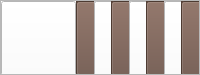
      <widget class="QFrame" name="w0">
       <property name="minimumSize">
        <size>
         <width>0</width>
         <height>75</height>
        </size>
       </property>
       <property name="maximumSize">
        <size>
         <width>16777215</width>
         <height>75</height>
        </size>
       </property>
       <property name="styleSheet">
        <string notr="true">border-width:0px;</string>
       </property>
       <property name="frameShape">
        <enum>QFrame::StyledPanel</enum>
       </property>
       <property name="frameShadow">
        <enum>QFrame::Raised</enum>
       </property>
       <layout class="QHBoxLayout" name="horizontalLayout_25">
        <property name="spacing">
         <number>0</number>
        </property>
        <property name="leftMargin">
         <number>0</number>
        </property>
        <property name="topMargin">
         <number>0</number>
        </property>
        <property name="rightMargin">
         <number>0</number>
        </property>
        <property name="bottomMargin">
         <number>0</number>
        </property>
        <item>
         <widget class="QFrame" name="f00">
          <property name="styleSheet">
           <string notr="true">background-color: rgb(255, 255, 255);</string>
          </property>
          <layout class="QVBoxLayout" name="verticalLayout_2">
           <property name="spacing">
            <number>0</number>
           </property>
           <property name="leftMargin">
            <number>0</number>
           </property>
           <property name="topMargin">
            <number>0</number>
           </property>
           <property name="rightMargin">
            <number>0</number>
           </property>
           <property name="bottomMargin">
            <number>0</number>
           </property>
           <item alignment="Qt::AlignHCenter|Qt::AlignVCenter">
            <widget class="QPushButton" name="p00">
             <property name="minimumSize">
              <size>
               <width>75</width>
               <height>75</height>
              </size>
             </property>
             <property name="contextMenuPolicy">
              <enum>Qt::NoContextMenu</enum>
             </property>
             <property name="text">
              <string/>
             </property>
             <property name="checkable">
              <bool>false</bool>
             </property>
             <property name="autoExclusive">
              <bool>true</bool>
             </property>
            </widget>
           </item>
          </layout>
         </widget>
        </item>
        <item>
         <widget class="QFrame" name="f01">
          <property name="styleSheet">
           <string notr="true">
background-color: rgb(108, 82, 70);</string>
          </property>
          <property name="frameShape">
           <enum>QFrame::StyledPanel</enum>
          </property>
          <property name="frameShadow">
           <enum>QFrame::Raised</enum>
          </property>
          <widget class="QPushButton" name="p01">
           <property name="geometry">
            <rect>
             <x>0</x>
             <y>0</y>
             <width>75</width>
             <height>75</height>
            </rect>
           </property>
           <property name="minimumSize">
            <size>
             <width>75</width>
             <height>75</height>
            </size>
           </property>
           <property name="contextMenuPolicy">
            <enum>Qt::NoContextMenu</enum>
           </property>
           <property name="text">
            <string/>
           </property>
           <property name="checkable">
            <bool>false</bool>
           </property>
           <property name="autoExclusive">
            <bool>true</bool>
           </property>
          </widget>
         </widget>
        </item>
        <item>
         <widget class="QFrame" name="f02">
          <property name="styleSheet">
           <string notr="true">background-color: rgb(255, 255, 255);</string>
          </property>
          <property name="frameShape">
           <enum>QFrame::StyledPanel</enum>
          </property>
          <property name="frameShadow">
           <enum>QFrame::Raised</enum>
          </property>
          <widget class="QPushButton" name="p02">
           <property name="geometry">
            <rect>
             <x>0</x>
             <y>0</y>
             <width>75</width>
             <height>75</height>
            </rect>
           </property>
           <property name="minimumSize">
            <size>
             <width>75</width>
             <height>75</height>
            </size>
           </property>
           <property name="contextMenuPolicy">
            <enum>Qt::NoContextMenu</enum>
           </property>
           <property name="text">
            <string/>
           </property>
           <property name="checkable">
            <bool>false</bool>
           </property>
           <property name="autoExclusive">
            <bool>true</bool>
           </property>
          </widget>
         </widget>
        </item>
        <item>
         <widget class="QFrame" name="f03">
          <property name="styleSheet">
           <string notr="true">
background-color: rgb(108, 82, 70);</string>
          </property>
          <property name="frameShape">
           <enum>QFrame::StyledPanel</enum>
          </property>
          <property name="frameShadow">
           <enum>QFrame::Raised</enum>
          </property>
          <widget class="QPushButton" name="p03">
           <property name="geometry">
            <rect>
             <x>0</x>
             <y>0</y>
             <width>75</width>
             <height>75</height>
            </rect>
           </property>
           <property name="minimumSize">
            <size>
             <width>75</width>
             <height>75</height>
            </size>
           </property>
           <property name="contextMenuPolicy">
            <enum>Qt::NoContextMenu</enum>
           </property>
           <property name="text">
            <string/>
           </property>
           <property name="checkable">
            <bool>false</bool>
           </property>
           <property name="autoExclusive">
            <bool>true</bool>
           </property>
          </widget>
         </widget>
        </item>
        <item>
         <widget class="QFrame" name="f04">
          <property name="styleSheet">
           <string notr="true">background-color: rgb(255, 255, 255);</string>
          </property>
          <property name="frameShape">
           <enum>QFrame::StyledPanel</enum>
          </property>
          <property name="frameShadow">
           <enum>QFrame::Raised</enum>
          </property>
          <widget class="QPushButton" name="p04">
           <property name="geometry">
            <rect>
             <x>0</x>
             <y>0</y>
             <width>75</width>
             <height>75</height>
            </rect>
           </property>
           <property name="minimumSize">
            <size>
             <width>75</width>
             <height>75</height>
            </size>
           </property>
           <property name="contextMenuPolicy">
            <enum>Qt::NoContextMenu</enum>
           </property>
           <property name="text">
            <string/>
           </property>
           <property name="checkable">
            <bool>false</bool>
           </property>
           <property name="autoExclusive">
            <bool>true</bool>
           </property>
          </widget>
         </widget>
        </item>
        <item>
         <widget class="QFrame" name="f05">
          <property name="styleSheet">
           <string notr="true">
background-color: rgb(108, 82, 70);</string>
          </property>
          <property name="frameShape">
           <enum>QFrame::StyledPanel</enum>
          </property>
          <property name="frameShadow">
           <enum>QFrame::Raised</enum>
          </property>
          <widget class="QPushButton" name="p05">
           <property name="geometry">
            <rect>
             <x>0</x>
             <y>0</y>
             <width>75</width>
             <height>75</height>
            </rect>
           </property>
           <property name="minimumSize">
            <size>
             <width>75</width>
             <height>75</height>
            </size>
           </property>
           <property name="contextMenuPolicy">
            <enum>Qt::NoContextMenu</enum>
           </property>
           <property name="text">
            <string/>
           </property>
           <property name="checkable">
            <bool>false</bool>
           </property>
           <property name="autoExclusive">
            <bool>true</bool>
           </property>
          </widget>
         </widget>
        </item>
        <item>
         <widget class="QFrame" name="f06">
          <property name="styleSheet">
           <string notr="true">background-color: rgb(255, 255, 255);</string>
          </property>
          <property name="frameShape">
           <enum>QFrame::StyledPanel</enum>
          </property>
          <property name="frameShadow">
           <enum>QFrame::Raised</enum>
          </property>
          <widget class="QPushButton" name="p06">
           <property name="geometry">
            <rect>
             <x>0</x>
             <y>0</y>
             <width>75</width>
             <height>75</height>
            </rect>
           </property>
           <property name="minimumSize">
            <size>
             <width>75</width>
             <height>75</height>
            </size>
           </property>
           <property name="contextMenuPolicy">
            <enum>Qt::NoContextMenu</enum>
           </property>
           <property name="text">
            <string/>
           </property>
           <property name="checkable">
            <bool>false</bool>
           </property>
           <property name="autoExclusive">
            <bool>true</bool>
           </property>
          </widget>
         </widget>
        </item>
        <item>
         <widget class="QFrame" name="f07">
          <property name="styleSheet">
           <string notr="true">
background-color: rgb(108, 82, 70);</string>
          </property>
          <property name="frameShape">
           <enum>QFrame::StyledPanel</enum>
          </property>
          <property name="frameShadow">
           <enum>QFrame::Raised</enum>
          </property>
          <widget class="QPushButton" name="p07">
           <property name="geometry">
            <rect>
             <x>0</x>
             <y>0</y>
             <width>75</width>
             <height>75</height>
            </rect>
           </property>
           <property name="minimumSize">
            <size>
             <width>75</width>
             <height>75</height>
            </size>
           </property>
           <property name="contextMenuPolicy">
            <enum>Qt::NoContextMenu</enum>
           </property>
           <property name="text">
            <string/>
           </property>
           <property name="checkable">
            <bool>false</bool>
           </property>
           <property name="autoExclusive">
            <bool>true</bool>
           </property>
          </widget>
         </widget>
        </item>
       </layout>
      </widget>
